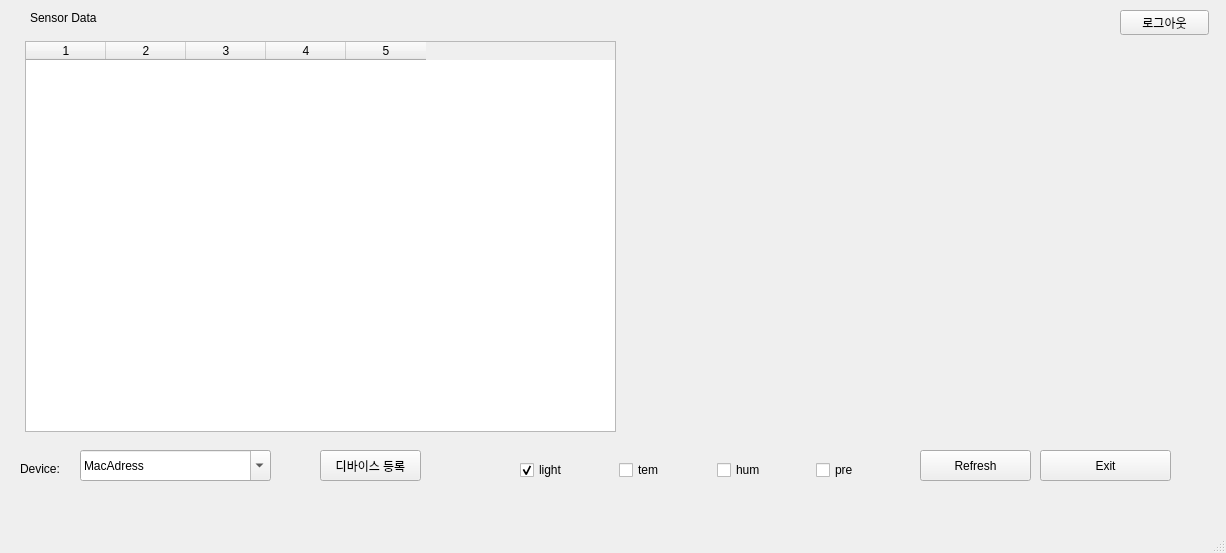
<?xml version="1.0" encoding="UTF-8"?>
<ui version="4.0">
 <class>MainWindow</class>
 <widget class="QMainWindow" name="MainWindow">
  <property name="geometry">
   <rect>
    <x>0</x>
    <y>0</y>
    <width>1226</width>
    <height>553</height>
   </rect>
  </property>
  <property name="windowTitle">
   <string>MainWindow</string>
  </property>
  <widget class="QWidget" name="centralwidget">
   <widget class="QTableWidget" name="Sensor_table">
    <property name="geometry">
     <rect>
      <x>25</x>
      <y>41</y>
      <width>591</width>
      <height>391</height>
     </rect>
    </property>
    <property name="rowCount">
     <number>0</number>
    </property>
    <property name="columnCount">
     <number>5</number>
    </property>
    <attribute name="horizontalHeaderDefaultSectionSize">
     <number>80</number>
    </attribute>
    <column/>
    <column/>
    <column/>
    <column/>
    <column/>
   </widget>
   <widget class="QLabel" name="lbl_sensor">
    <property name="geometry">
     <rect>
      <x>30</x>
      <y>10</y>
      <width>191</width>
      <height>16</height>
     </rect>
    </property>
    <property name="text">
     <string>Sensor Data</string>
    </property>
   </widget>
   <widget class="QPushButton" name="btn_Exit">
    <property name="geometry">
     <rect>
      <x>1040</x>
      <y>450</y>
      <width>131</width>
      <height>31</height>
     </rect>
    </property>
    <property name="text">
     <string>Exit</string>
    </property>
   </widget>
   <widget class="QCustomPlot" name="customPlot" native="true">
    <property name="geometry">
     <rect>
      <x>640</x>
      <y>40</y>
      <width>551</width>
      <height>391</height>
     </rect>
    </property>
   </widget>
   <widget class="QPushButton" name="btn_Refresh">
    <property name="geometry">
     <rect>
      <x>920</x>
      <y>450</y>
      <width>111</width>
      <height>31</height>
     </rect>
    </property>
    <property name="text">
     <string>Refresh</string>
    </property>
   </widget>
   <widget class="QWidget" name="horizontalLayoutWidget">
    <property name="geometry">
     <rect>
      <x>520</x>
      <y>450</y>
      <width>388</width>
      <height>41</height>
     </rect>
    </property>
    <layout class="QHBoxLayout" name="horizontalLayout">
     <item>
      <widget class="QCheckBox" name="cb_Light">
       <property name="text">
        <string>light</string>
       </property>
       <property name="checked">
        <bool>true</bool>
       </property>
      </widget>
     </item>
     <item>
      <widget class="QCheckBox" name="cb_Tem">
       <property name="text">
        <string>tem</string>
       </property>
      </widget>
     </item>
     <item>
      <widget class="QCheckBox" name="cb_Hum">
       <property name="text">
        <string>hum</string>
       </property>
      </widget>
     </item>
     <item>
      <widget class="QCheckBox" name="cb_Pre">
       <property name="text">
        <string>pre</string>
       </property>
      </widget>
     </item>
    </layout>
   </widget>
   <widget class="QComboBox" name="cbb_Mac">
    <property name="geometry">
     <rect>
      <x>80</x>
      <y>450</y>
      <width>191</width>
      <height>31</height>
     </rect>
    </property>
    <property name="editable">
     <bool>true</bool>
    </property>
    <property name="currentText">
     <string notr="true">MacAdress</string>
    </property>
    <property name="currentIndex">
     <number>0</number>
    </property>
    <property name="duplicatesEnabled">
     <bool>false</bool>
    </property>
    <property name="frame">
     <bool>true</bool>
    </property>
    <item>
     <property name="text">
      <string>MacAdress</string>
     </property>
    </item>
   </widget>
   <widget class="QLabel" name="lbl_Mac">
    <property name="geometry">
     <rect>
      <x>20</x>
      <y>460</y>
      <width>67</width>
      <height>17</height>
     </rect>
    </property>
    <property name="text">
     <string>Device:</string>
    </property>
   </widget>
   <widget class="QPushButton" name="btn_manager">
    <property name="geometry">
     <rect>
      <x>320</x>
      <y>450</y>
      <width>101</width>
      <height>31</height>
     </rect>
    </property>
    <property name="text">
     <string>디바이스 등록</string>
    </property>
   </widget>
   <widget class="QPushButton" name="btn_Logout">
    <property name="geometry">
     <rect>
      <x>1120</x>
      <y>10</y>
      <width>89</width>
      <height>25</height>
     </rect>
    </property>
    <property name="text">
     <string>로그아웃</string>
    </property>
   </widget>
  </widget>
  <widget class="QMenuBar" name="menubar">
   <property name="geometry">
    <rect>
     <x>0</x>
     <y>0</y>
     <width>1226</width>
     <height>22</height>
    </rect>
   </property>
  </widget>
  <widget class="QStatusBar" name="statusbar"/>
 </widget>
 <customwidgets>
  <customwidget>
   <class>QCustomPlot</class>
   <extends>QWidget</extends>
   <header>qcustomplot.h</header>
   <container>1</container>
  </customwidget>
 </customwidgets>
 <resources/>
 <connections/>
</ui>
